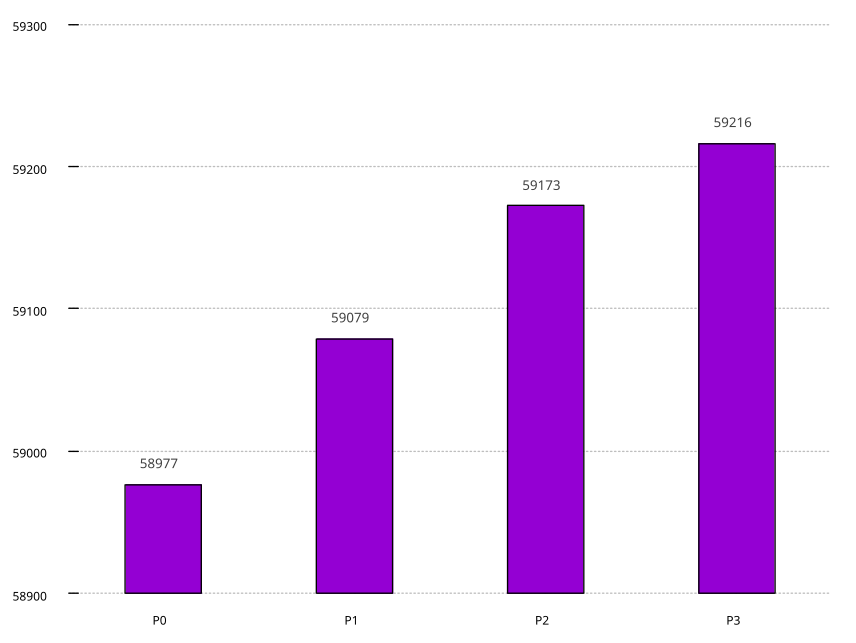

The script that drew this image:
fontSpec(s) = sprintf("Times-Roman, %d", s)
fn(v) = sprintf("%.0f", v)
set key left top
set noborder
set style data histogram
set style histogram clustered gap 1
set style fill solid 1 border -1
set xrange [0.5 : 4.5]
set xtics ('P0' 1, 'P1' 2, 'P2' 3, 'P3' 4)
set xtics nomirror

set ytics 100
set yrange [* : *]
set ytics nomirror
set boxwidth 0.8
set grid y linetype 0 linewidth 1 linecolor rgb "gray"


datafile = 'prio.dat'

plot datafile using 2 title '',\
     datafile using ($0):($2):(fn($2)) title '' with labels textcolor rgb "#404040" font fontSpec(10) offset char 0, 1.0
